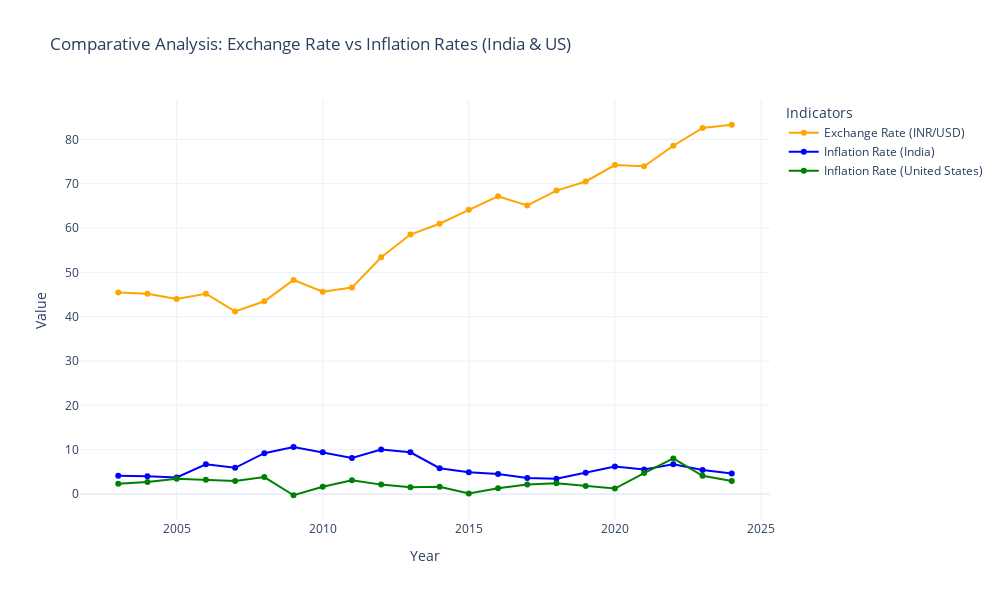

Here is the notebook cell this chart was saved with:
### Markdown cell above
Comparative analysis to highlight periods of significant divergence or convergence between the inflation rates and the exchange rates

### Code cell
fig = go.Figure()

fig.add_trace(go.Scatter(x=merged_df['Year'],
                         y=merged_df['Exchange Rate (INR/USD)'],
                         mode='lines+markers',
                         name='Exchange Rate (INR/USD)',
                         line=dict(color='orange')))

fig.add_trace(go.Scatter(x=merged_df['Year'],
                         y=merged_df['Inflation Rate (India)'],
                         mode='lines+markers',
                         name='Inflation Rate (India)',
                         line=dict(color='blue')))

fig.add_trace(go.Scatter(x=merged_df['Year'],
                         y=merged_df['Inflation Rate (United States)'],
                         mode='lines+markers',
                         name='Inflation Rate (United States)',
                         line=dict(color='green')))

fig.update_layout(title='Comparative Analysis: Exchange Rate vs Inflation Rates (India & US)',
                  xaxis_title='Year',
                  yaxis_title='Value',
                  legend_title_text='Indicators',
                  template='plotly_white',
                  height=600,
                  width=1000)

fig.show()

### Figure 1 — Plotly figure (JSON) as saved in the notebook; plotly's stock layout.template omitted (floating-point values rounded to 4 significant figures)
{"data": [{"line": {"color": "orange"}, "mode": "lines+markers", "name": "Exchange Rate (INR/USD)", "type": "scatter", "x": [2003, 2004, 2005, 2006, 2007, 2008, 2009, 2010, 2011, 2012, 2013, 2014, 2015, 2016, 2017, 2018, 2019, 2020, 2021, 2022, 2023, 2024], "y": [45.48, 45.19, 44.0, 45.18, 41.19, 43.46, 48.28, 45.62, 46.56, 53.4, 58.53, 60.97, 64.12, 67.17, 65.11, 68.45, 70.51, 74.22, 73.94, 78.58, 82.58, 83.31]}, {"line": {"color": "blue"}, "mode": "lines+markers", "name": "Inflation Rate (India)", "type": "scatter", "x": [2003, 2004, 2005, 2006, 2007, 2008, 2009, 2010, 2011, 2012, 2013, 2014, 2015, 2016, 2017, 2018, 2019, 2020, 2021, 2022, 2023, 2024], "y": [4.1, 4, 3.7, 6.7, 5.9, 9.2, 10.6, 9.4, 8.1, 10, 9.4, 5.8, 4.9, 4.5, 3.6, 3.4, 4.8, 6.2, 5.5, 6.7, 5.4, 4.6]}, {"line": {"color": "green"}, "mode": "lines+markers", "name": "Inflation Rate (United States)", "type": "scatter", "x": [2003, 2004, 2005, 2006, 2007, 2008, 2009, 2010, 2011, 2012, 2013, 2014, 2015, 2016, 2017, 2018, 2019, 2020, 2021, 2022, 2023, 2024], "y": [2.3, 2.7, 3.4, 3.2, 2.9, 3.8, -0.3, 1.6, 3.1, 2.1, 1.5, 1.6, 0.1, 1.3, 2.1, 2.4, 1.8, 1.2, 4.7, 8, 4.1, 2.9]}], "layout": {"height": 600, "legend": {"title": {"text": "Indicators"}}, "title": {"text": "Comparative Analysis: Exchange Rate vs Inflation Rates (India & US)"}, "width": 1000, "xaxis": {"autorange": true, "range": [2002.0, 2025.0], "title": {"text": "Year"}, "type": "linear"}, "yaxis": {"autorange": true, "range": [-5.886, 88.9], "title": {"text": "Value"}, "type": "linear"}}}
